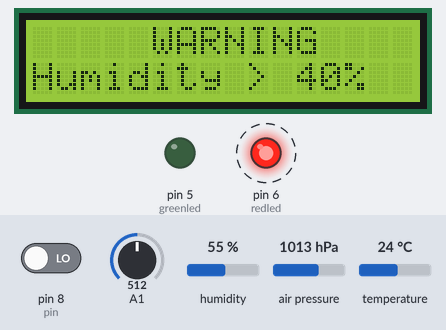
Recording of a sketch running on a simulated Arduino Uno, built with avr-gcc and run on an emulated ATmega328P. Shown: 16×2 character LCD, output pins drawn as LEDs (lit = HIGH). Dashed ring = blinking. The test bench sets the inputs (shaded band); at power-on: temperature 24 °C, air pressure 1013 hPa, pin 8 (pin) LOW, A1 = 512, humidity 55 %. The modem accepts every AT command (registered, SIM ready, sends succeed) and sends nothing else; what the sketch prints to the serial monitor is not drawn.

Above: at 10.95 s.
11.4 s: temperature set to 22 °C
18.2 s: temperature set to 12 °C
At 18.49 s:
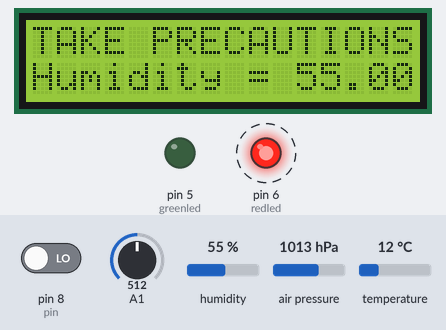
At 19.52 s:
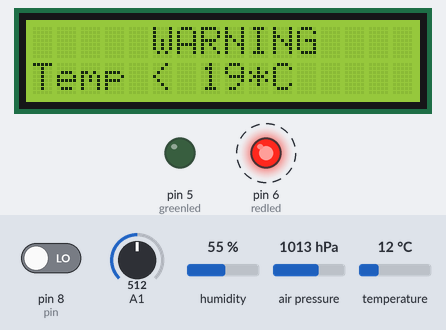
25.0 s: air pressure set to 952 hPa
31.8 s: air pressure set to 975 hPa
At 42.17 s:
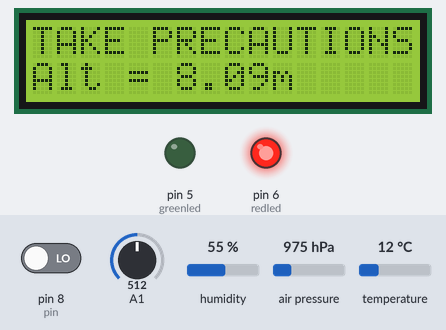
Timing chart, 0 to 67.0 s (numbered marks = the images above; inputs shaded):
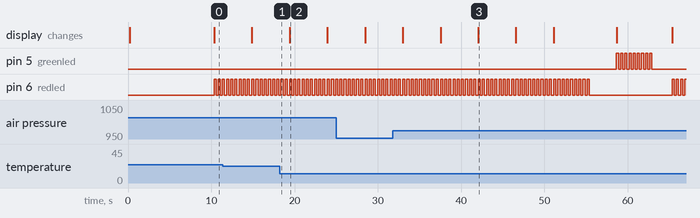

Measured:
- after the input at 18.2 s, pin 5 (greenled): stops changing and stays LOW

The sketch:

Lab1FinalCode.ino
```cpp
#include <SoftwareSerial.h>
#define DEBUG true
SoftwareSerial esp8266(9,10);
#include <LiquidCrystal_PCF8574.h>
#include <stdlib.h>
#include <DHT.h>
LiquidCrystal_PCF8574 lcd(0x27);  // set the LCD address to 0x27 for a 16 chars and 2 line display

//******Temperature*******
#define DHTPIN 7     // what pin we're connected to
#define DHTTYPE DHT22   // DHT 22  (AM2302)
DHT dht(DHTPIN, DHTTYPE); //// Initialize DHT sensor for normal 16mhz Arduino

//******Barometer********
#include <Adafruit_Sensor.h>
#include <Adafruit_BMP280.h>
Adafruit_BMP280 bmp; // I2C

//********Light***********
int light;

//********Dust***********
int pin = 8;
unsigned long duration;
unsigned long starttime;
unsigned long sampletime_ms = 2000;
unsigned long lowpulseoccupancy = 0;
float ratio = 0;
float concentration = 0;

//********UV***********
float Vsig;


//*******Wifi
#define SSID "Family2"     // "SSID-WiFiname"
#define PASS "Momknowsbest19"       // "password"
#define IP "184.106.153.149"// thingspeak.com ip
String msg = "GET /update?key=5W7VVTDRX2QRA5XC"; //change it with your api key like "GET /update?key=Your Api Key"


//******Variables
float temp;
int hum;
String tempC;
int error;
int pulsePin = 0;                 // Pulse Sensor purple wire connected to analog pin 0
int blinkPin = 13;                // pin to blink led at each beat
int fadePin = 5;
int fadeRate = 0;
int safepin=2;                    //pin to illuminate green LED when level is safe
int warningpin=3;                 //pin to blink red LED when level is in warning zone
int maxvalue=40;                 //initializes max warning value as '40' for Humidity
int minvalue=30;                  //initializes min warning value to '30' for Humidity
String sensor="Humidity";           //sensor variable passed to warning or safe function to populate message
float dustdata=0;                 //initialize sensor data variables with '0'
float heartdata=0;
float lightdata=0;
float pressuredata=0;
float altitudedata=0;
float uvdata=0;
float temperaturedata=0;
float humiditydata=0;


String unit="%";                    //used for unit expressions of data. Initialized to "%" for Humidity

//**** LED SETUP ***
int redled = 6;
int greenled = 5;


// Regards Serial OutPut  -- Set This Up to your needs
static boolean serialVisual = true;   // Set to 'false' by Default.  Re-set to 'true' to see Arduino Serial Monitor ASCII Visual Pulse


void setup()
{
  lcd.setBacklight(255);
  lcd.begin(16, 2);
  lcd.print(" WEATHERSTATION");
  delay(100);
  lcd.setCursor(0,1);
  lcd.print("Connecting...");
  Serial.begin(115200); //or use default 115200.
  esp8266.begin(115200);
  Serial.println("AT");
  esp8266.println("AT");
  delay(5000);
  if(esp8266.find("OK")){
    connectWiFi();
  }

 //*** PIN SETUP ***
  pinMode(redled, OUTPUT);        //pin for red LED
  pinMode(greenled, OUTPUT);      //pin for green LED
  pinMode(A0,INPUT);              //pin for Light sensor
  pinMode(8,INPUT);               //pin for Dust sensor


}

void loop(){

 //**********Humidity Sensor
    sensor="Humidity";                                        //define sensor type
    maxvalue=40;                                              //define max value for warning parameter
    minvalue=35;                                              //define min value for warning parameter
    unit="%";
    humiditydata = dht.readHumidity();                          //read sensor and get data
    //updatesite("1",sensordata);                             //update ThingSpeak site with data ("field",sensordata)
    delay(100);
    testdata(humiditydata,maxvalue,minvalue,sensor,unit);        //test data and trigger Safe or Warning message


//**********Temperature Sensor
    sensor="Temp";                                        //define sensor type
    maxvalue=23;                                              //define max value for warning parameter
    minvalue=19;                                              //define min value for warning parameter
    unit="*C";
    temperaturedata= dht.readTemperature();                          //read sensor and get data
    //updatesite("2",sensordata);                             //update ThingSpeak site with data ("field",sensordata)
    testdata(temperaturedata,maxvalue,minvalue,sensor,unit);        //test data and trigger Safe or Warning message


//***********Pressure(Barometer)
    sensor="Press.";                                        //define sensor type
    maxvalue=2;                                              //define max value for warning parameter
    minvalue=-1;                                              //define min value for warning parameter
    unit="Pa";
    pressuredata= bmp.readPressure();                          //read sensor and get data
    //updatesite("3",sensordata);                             //update ThingSpeak site with data ("field",sensordata)
    testdata(pressuredata,maxvalue,minvalue,sensor,unit);        //test data and trigger Safe or Warning message


//***********Altitude(Barometer)
    sensor="Alt";                                        //define sensor type
    maxvalue=5000;                                              //define max value for warning parameter
    minvalue=500;                                              //define min value for warning parameter
    unit="m";
    altitudedata= bmp.readAltitude(101325)/40;                          //read sensor and get data
    //updatesite("4",sensordata);                             //update ThingSpeak site with data ("field",sensordata)
    testdata(altitudedata,maxvalue,minvalue,sensor,unit);        //test data and trigger Safe or Warning message


//***********Light
    sensor="Light";                                        //define sensor type
    maxvalue=400;                                              //define max value for warning parameter
    minvalue=100;                                              //define min value for warning parameter
    unit="lumens";
    lightdata= analogRead(A0);                          //read sensor and get data
    //updatesite("5",sensordata);                             //update ThingSpeak site with data ("field",sensordata)
    testdata(lightdata,maxvalue,minvalue,sensor,unit);        //test data and trigger Safe or Warning message


//***********Dust
    sensor="CX";                                        //define sensor type
    maxvalue=1000;                                              //define max value for warning parameter
    minvalue=0;                                              //define min value for warning parameter
    unit="pcs/0.01cf";
  starttime = millis();
  delay(2000);
  duration = pulseIn(pin, LOW);
  lowpulseoccupancy = lowpulseoccupancy+duration;
  if ((millis()-starttime) >= sampletime_ms) //if the sampel time = = 30s
   {
    ratio = lowpulseoccupancy/(sampletime_ms*10.0);
    dustdata = 1.1*pow(ratio,3)-3.8*pow(ratio,2)+520*ratio+0.62;
    lowpulseoccupancy = 0;
   }
    //updatesite("6",sensordata);                             //update ThingSpeak site with data ("field",sensordata)
    testdata(dustdata,maxvalue,minvalue,sensor,unit);        //test data and trigger Safe or Warning message


//***********UV Sensor
    sensor="UV";                                        //define sensor type
    maxvalue=17;                                              //define max value for warning parameter
    minvalue=13;                                              //define min value for warning parameter
    unit=" ";

  int sensorValue;
  long  sum=0;
  for(int i=0;i<1024;i++)
   {
      sensorValue=analogRead(A1);
      sum=sensorValue+sum;
      delay(2);
   }
   sum = sum >> 10;
   uvdata = sum*4980.0/1023.0;                          //the value of voltage measured from the SIG pin of the Grove interface

   //updatesite("7",sensordata);                             //update ThingSpeak site with data ("field",sensordata)
   testdata(uvdata,maxvalue,minvalue,sensor,unit);        //test data and trigger Safe or Warning message


//***********Send Data to Thingspeak
   updatesite(humiditydata, temperaturedata,
    pressuredata, altitudedata,
    lightdata, dustdata,
    uvdata);


  start: //label
  error=0;
  delay(100);
  //updatesite();
  //Resend if transmission is not completed
  if (error==1){
    goto start; //go to label "start"
  }
  delay(100);
}

//***************** SUBROUTINES **************************************************************

void testdata(float sensordata,int maxvalue,int minvalue,String sensor,String unit)
  {
    String gtlt=">";                                            //initializes greater than/less than sign as ">"
      if(minvalue<sensordata && sensordata<maxvalue)
         {
          safe(sensor,sensordata,unit);                            // safe zone
         }
      if(sensordata > maxvalue)                               // upper threshold
         {
         gtlt=">";                                       //set greater than/less than sign to ">"
         warning(sensor,gtlt,maxvalue,unit);                       //pass variables to warning message function
         precaution(sensor,sensordata,unit);                       //pass variables to precaution message function
         }
      if(sensordata < minvalue)                               // lower threshold
         {
         gtlt="<";                                       //set greater than/less than sign to "<"
         warning(sensor,gtlt,minvalue,unit);                       //pass variables to warning message function
         precaution(sensor,sensordata,unit);                       //pass variables to precaution message function
         }
  }

void warning(String sensor,String gtlt,int maxvalue,String unit)
  {
    lcd.clear();
    lcd.setCursor(0,0);
    lcd.print("     WARNING");

    lcd.setCursor(0,1);
    lcd.print(String(sensor)+" "+String(gtlt)+" "+(maxvalue)+String(unit));
    blinkred();
  }

void precaution(String sensor,float sensordata,String unit)
  {
    lcd.clear();
    lcd.setCursor(0,0);
    lcd.print("TAKE PRECAUTIONS");

    lcd.setCursor(0,1);
    lcd.print(String(sensor)+" = "+(sensordata)+String(unit));
    blinkred();
  }

void safe(String sensor,float sensordata,String unit)
  {
    digitalWrite(greenled,HIGH);       //turn on green LED for SAFE condition

    lcd.clear();
    lcd.setCursor(0,0);
    lcd.print(String(sensor)+" = "+(sensordata)+String(unit));

    lcd.setCursor(0,1);
    lcd.print("      SAFE");
    blinkgreen();
  }

void blinkred()
  {
    for (int i = 0; i <= 8; i++)
    {
      digitalWrite(redled,HIGH);
      delay(250);
      digitalWrite(redled,LOW);
      delay(250);
    }
  }

void blinkgreen()
  {
    for (int i = 0; i <= 8; i++)
    {
      digitalWrite(greenled,HIGH);
      delay(250);
      digitalWrite(greenled,LOW);
      delay(250);
    }
  }


void updatesite(float value1, float value2, float value3, float value4,
                float value5, float value6, float value7){
  String cmd = "AT+CIPSTART=\"TCP\",\"";
  cmd += IP;
  cmd += "\",80";
  Serial.println(cmd);
  esp8266.println(cmd);
  delay(1000);
  if(esp8266.find("Error")){
    return;
  }
  cmd = msg ;
  cmd += "&field1";
  cmd += "=";
  cmd += value1;
  cmd += "&field2";
  cmd += "=";
  cmd += value2;
  cmd += "&field3";
  cmd += "=";
  cmd += value3;
  cmd += "&field4";
  cmd += "=";
  cmd += value4;
  cmd += "&field5";
  cmd += "=";
  cmd += value5;
  cmd += "&field6";
  cmd += "=";
  cmd += value6;
  cmd += "&field7";
  cmd += "=";
  cmd += value7;
  cmd += "\r\n";
  Serial.print("AT+CIPSEND=");
  esp8266.print("AT+CIPSEND=");
  Serial.println(cmd.length());
  esp8266.println(cmd.length());
 // if(esp8266.find(">")){
    Serial.print(cmd);
    esp8266.print(cmd);
 // }
  //else{
  // lcd.println("AT+CIPCLOSE");
   //esp8266.println("AT+CIPCLOSE");
   // //Resend...
   // error=1;
  //}
  delay(500);
}

boolean connectWiFi(){
  Serial.println("AT+CWMODE=1");
  esp8266.println("AT+CWMODE=1");
  delay(2000);
  String cmd="AT+CWJAP=\"";
  cmd+=SSID;
  cmd+="\",\"";
  cmd+=PASS;
  cmd+="\"";
  Serial.println(cmd);
  esp8266.println(cmd);
  delay(3000);
  if(esp8266.find("OK")){
    Serial.println("OK");
    return true;
  }else{
    return false;
  }
}

void interruptSetup(){
  TCCR2A = 0x02;     // DISABLE PWM ON DIGITAL PINS 3 AND 11, AND GO INTO CTC MODE
  TCCR2B = 0x06;     // DON'T FORCE COMPARE, 256 PRESCALER
  OCR2A = 0X7C;      // SET THE TOP OF THE COUNT TO 124 FOR 500Hz SAMPLE RATE
  TIMSK2 = 0x02;     // ENABLE INTERRUPT ON MATCH BETWEEN TIMER2 AND OCR2A
  sei();             // MAKE SURE GLOBAL INTERRUPTS ARE ENABLED
}
```
